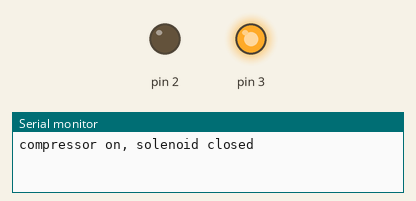
Bench run of a sketch on a simulated Arduino Uno, built with avr-gcc and run on an emulated ATmega328P. On the bench: output pins drawn as LEDs (lit = HIGH), the last lines printed to the serial monitor.

Above: at 5.0 s.
At 11.0 s:
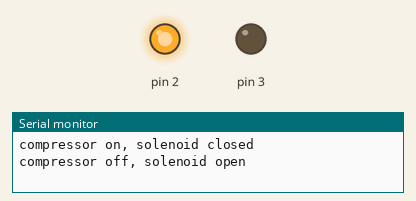
At 17.0 s:
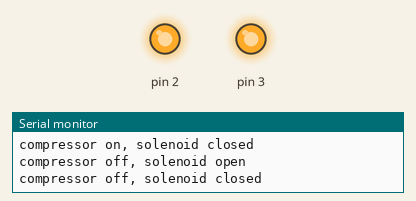
Timing chart, 0 to 28.6 s (numbered marks = the images above):
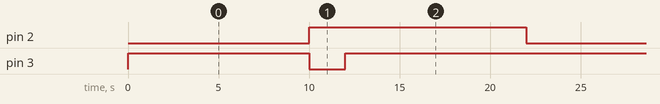

The sketch:

relaytest.ino
```cpp
void setup() {
  // put your setup code here, to run once:
  Serial.begin(9600);
  pinMode(2, OUTPUT);
  pinMode(3, OUTPUT);
}

void loop() {
  digitalWrite(2,LOW);
  digitalWrite(3,HIGH);
  Serial.println("compressor on, solenoid closed");
  delay(10000);

  digitalWrite(2,HIGH);
  digitalWrite(3,LOW);
  Serial.println("compressor off, solenoid open");
  delay(2000);

  digitalWrite(3,HIGH);
  Serial.println("compressor off, solenoid closed");
  delay(10000);
  Serial.println("downtime");
}
```

Measured:
- by itself, pin 2: alternates HIGH for 12.0 s and LOW for 10.0 s
- by itself, pin 3: repeats every 22.0 s: LOW 2.0 s, HIGH 20.0 s
- by itself, everything shown: repeats every 22.0 s, in 3 steps
